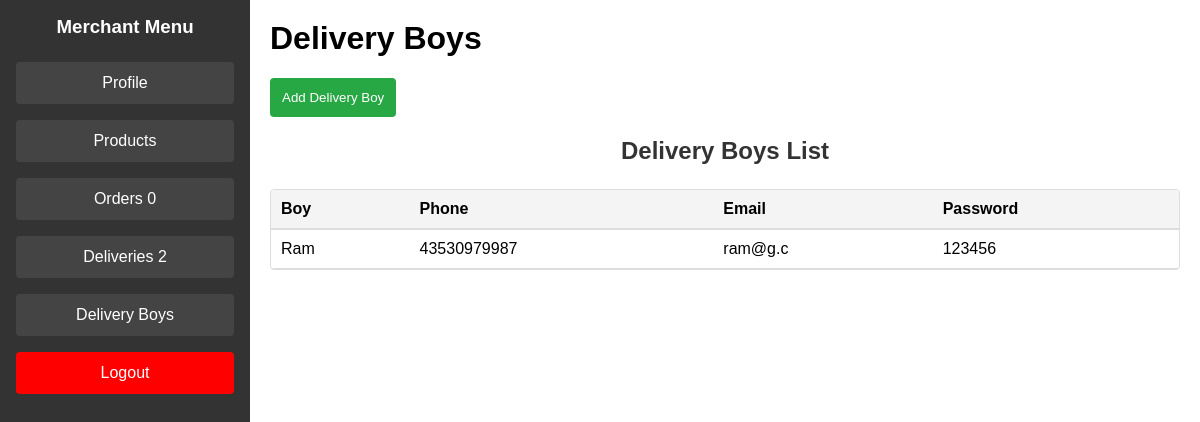
Page /admin/delivery_boys (signed in) on the committed database.
### tables this page shows
CREATE TABLE delivery_boys (
    id INTEGER PRIMARY KEY AUTOINCREMENT,
    delivery_boy TEXT NOT NULL,
    phone TEXT NOT NULL,
    email TEXT NOT NULL UNIQUE,
    password TEXT NOT NULL
, owner_name TEXT, shop_name TEXT);

### routes/admin.py (the view)
@admin_bp.route('/delivery_boys')
def delivery_boys():
    conn = get_db_connection()
    cursor = conn.cursor()
    cursor.execute('SELECT * FROM delivery_boys where owner_name=?',(session['admin_name'],))
    delivery_boys = cursor.fetchall()
    return render_template('admin/admin_delivery_boys.html',delivery_boys=delivery_boys, count=in_process_count(), delivery_orders_count=delivery_orders_count())

### routes/admin.py (called while the page is built)
def get_db_connection():
    conn = sqlite3.connect('ecommerce.db')
    conn.row_factory = sqlite3.Row
    return conn

def in_process_count():
    conn = get_db_connection()
    cursor = conn.cursor()
    cursor.execute('SELECT count(*) FROM orders WHERE status = ? and owner_name = ?', ('Received',session['admin_name']))
    count = cursor.fetchone()[0]
    return count

def delivery_orders_count():
    conn = get_db_connection()
    cursor = conn.cursor()
    cursor.execute('SELECT count(*) FROM delivery_orders WHERE status != "delivered" and delivery_boy in (select delivery_boy from delivery_boys where owner_name=?)',(session['admin_name'],))
    count = cursor.fetchone()[0]
    conn.close()
    return count

### templates/admin/admin_delivery_boys.html (shortened to what this page needs)
{% extends "admin/admin_base.html" %}
{% block content %}
<h1>Delivery Boys</h1>
<button id="addButton">Add Delivery Boy</button>
<h2>Delivery Boys List</h2>
<div class="table-container">
    <table>
        <thead>
            <tr>
                <th>Boy</th>
                <th>Phone</th>
                <th>Email</th>
                <th>Password</th>
            </tr>
        </thead>
        <tbody>
            {% for delivery_boy in delivery_boys %}
            <tr>
                <td>{{ delivery_boy['delivery_boy'] }}</td>
                <td>{{ delivery_boy['phone'] }}</td>
                <td>{{ delivery_boy['email'] }}</td>
                <td>{{ delivery_boy['password'] }}</td>
            </tr>
            {% endfor %}
        </tbody>
    </table>
</div>
{% endblock %}

### static/css/styles.css (style rules this page uses)
body { font-family: Arial, sans-serif; background-color: #f4f4f4; display: flex; justify-content: center; align-items: center; height: 100vh; margin: 0; }
.content h1 { margin-top: 0; }
h2 { margin-bottom: 1.5rem; color: #333; text-align: center; }
button { padding: 0.75rem; background-color: #28a745; color: #fff; border: none; border-radius: 4px; cursor: pointer; }
.table-container { max-height: 500px; overflow-y: auto; border: 1px solid #ddd; border-radius: 4px; margin-top: 20px; display: block; }
table { width: 100%; border-collapse: collapse; }
thead th { background-color: #f4f4f4; border-bottom: 2px solid #ddd; padding: 10px; text-align: left; position: sticky; top: 0; z-index: 1; }
tbody td { border-bottom: 1px solid #ddd; padding: 10px; vertical-align: top; }

### rows in the picture
delivery_boys: delivery_boy "Ram", phone "43530979987", email "ram@g.c", password "123456"

### other values in the picture
{{ count }} "0"
{{ delivery_orders_count }} "2"
